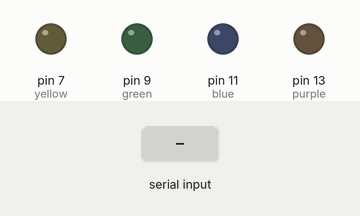
The sketch below on a simulated Arduino Uno, built with avr-gcc and run on an emulated ATmega328P. Shown: output pins drawn as LEDs (lit = HIGH). The inputs (shaded band) are chosen by the test bench.

Above: at 1.2 s.
1.3 s: "30,150\n" received over Serial
At 4.1 s:
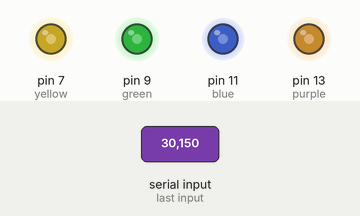
4.3 s: "90,45\n" received over Serial
At 6.8 s:
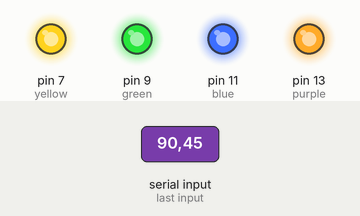
Timing chart, 0 to 8.3 s (numbered marks = the images above; inputs shaded):
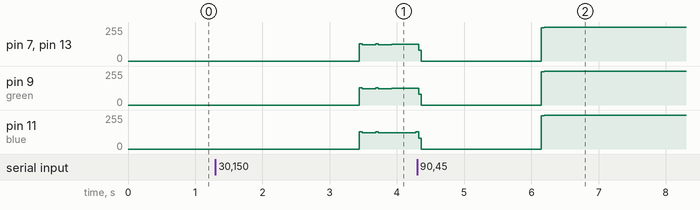

The sketch:

lights.ino
```cpp
// Author: Shelby Ferrier
// Created: May 2018

// The below code reads input (BPM) from a serial connection and sets off four lights alternating in
// fun patterns

// Initializing pin locations
const int purple = 13;
const int blue = 11;
const int green = 9;
const int yellow = 7;

int bpm = 0;
int bpmDelay = 300;
int numberRead = 11;

void setup() {
  Serial.begin(9600);
  pinMode (purple, OUTPUT);
  pinMode (blue, OUTPUT);
  pinMode (green, OUTPUT);
  pinMode (yellow, OUTPUT);
}

void loop() {

  // note Serial.available > 0 if there are characters waiting to be read and = 0 if there are no
  // characters left to be read
  if (Serial.available() > 0) {
    bpm = 0;

    // When characters are sent they're converted to indexes on the ASCII table
    while (Serial.available() > 0) {
      numberRead = char(Serial.read()) - 48;
      bpm = bpm * 10 + numberRead;
      delay (300);

    }
    bpmDelay = (60000 / bpm);

  }

  // Will run only if numberRead has been changed and there's nothing left to read on serial
  if (Serial.available() == 0 and numberRead != 11) {

    // bouncing back and forth
    for (int a = 0; a < 4; a++) {
      digitalWrite(blue, LOW);
      digitalWrite(purple, HIGH);
      delay (bpmDelay / 6);
      digitalWrite(purple, LOW);
      digitalWrite(blue, HIGH);
      delay (bpmDelay / 6);
      digitalWrite(blue, LOW);
      digitalWrite(green, HIGH);
      delay (bpmDelay / 6);
      digitalWrite(green, LOW);
      digitalWrite(yellow, HIGH);
      delay (bpmDelay / 6);
      digitalWrite(yellow, LOW);
      digitalWrite(green, HIGH);
      delay (bpmDelay / 6);
      digitalWrite(green, LOW);
      digitalWrite(blue, HIGH);
      delay (bpmDelay / 6);
    }

    //streaming through
    for (int b = 0; b < 8; b++) {
      digitalWrite(yellow, LOW);
      digitalWrite(purple, HIGH);
      delay (bpmDelay / 8);
      digitalWrite(purple, LOW);
      digitalWrite(blue, HIGH);
      delay (bpmDelay / 8);
      digitalWrite(blue, LOW);
      digitalWrite(green, HIGH);
      delay (bpmDelay / 8);
      digitalWrite(green, LOW);
      digitalWrite(yellow, HIGH);
      delay (bpmDelay / 8);

    }

    //straight flashing
    for (int c = 0; c < 4; c++) {
      digitalWrite (purple, HIGH);
      digitalWrite (blue, HIGH);
      digitalWrite (green, HIGH);
      digitalWrite (yellow, HIGH);
      delay (bpmDelay / 2);
      digitalWrite (purple, LOW);
      digitalWrite (blue, LOW);
      digitalWrite (green, LOW);
      digitalWrite (yellow, LOW);
      delay (bpmDelay / 2);

    }

    //straight flashing but twice as fast
    for (int d = 0; d < 8; d++) {
      digitalWrite (purple, HIGH);
      digitalWrite (blue, HIGH);
      digitalWrite (green, HIGH);
      digitalWrite (yellow, HIGH);
      delay (bpmDelay / 4);
      digitalWrite (purple, LOW);
      digitalWrite (blue, LOW);
      digitalWrite (green, LOW);
      digitalWrite (yellow, LOW);
      delay (bpmDelay / 4);
    }
  }
}
```

Measured:
- after the input at 1.3 s, pin 7 (yellow), pin 13 (purple): 0/255 → 121/255 after 2.1 s, → 127/255 0.48 s later; pin 9 (green): 0/255 → 122/255 after 2.1 s, → 121/255 0.24 s later, → 127/255 0.24 s later; pin 11 (blue): 0/255 → 122/255 after 2.1 s, → 129/255 0.84 s later
